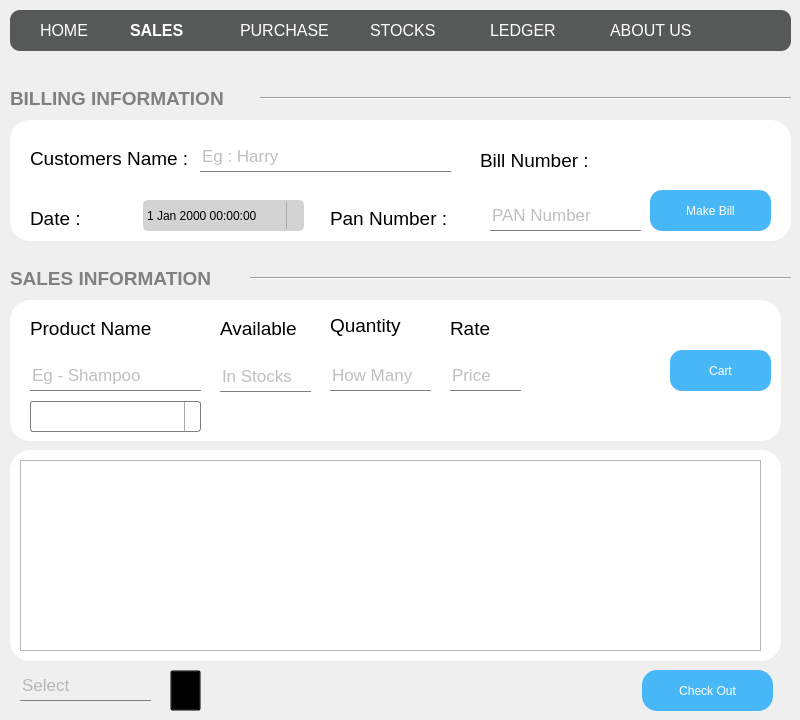
     <widget class="QWidget" name="SalesPage">
      <property name="styleSheet">
       <string notr="true">#SalesPage{
	background:rgb(250, 250, 250);
}

QLabel{
font-size:19px;
}
QLineEdit{
background:transparent;
border:0px;
border-bottom:1px solid gray;
color:gray;
font-size:17px;
}
</string>
      </property>
      <widget class="QFrame" name="frame">
       <property name="geometry">
        <rect>
         <x>10</x>
         <y>120</y>
         <width>781</width>
         <height>121</height>
        </rect>
       </property>
       <property name="styleSheet">
        <string notr="true">#frame{

background:white;
border:0px;
border-radius:20px;
}</string>
       </property>
       <property name="frameShape">
        <enum>QFrame::StyledPanel</enum>
       </property>
       <property name="frameShadow">
        <enum>QFrame::Raised</enum>
       </property>
       <widget class="QLabel" name="label_6">
        <property name="geometry">
         <rect>
          <x>20</x>
          <y>90</y>
          <width>55</width>
          <height>16</height>
         </rect>
        </property>
        <property name="text">
         <string>Date :</string>
        </property>
       </widget>
       <widget class="QDateTimeEdit" name="dateTimeEdit">
        <property name="geometry">
         <rect>
          <x>133</x>
          <y>80</y>
          <width>161</width>
          <height>31</height>
         </rect>
        </property>
        <property name="styleSheet">
         <string notr="true">QDateTimeEdit {
	border: 2px solid lightgray;
	border-radius: 5px;
	background:lightgray;
}
 
QDateTimeEdit::drop-down {
	subcontrol-origin: padding;
	subcontrol-position: top right;
	width: 15px;
 
	border-left-width: 1px;
	border-left-color: darkgray;
	border-left-style: solid;
	border-top-right-radius: 3px;
	border-bottom-right-radius: 3px;
}
 
QDateTimeEdit::down-arrow {
	image:url(:/images/down arrow.png)
}
 
QDateTimeEdit::drop-down:hover {
	/* Does this work with QDateEdit??? */
	background-color: qlineargradient(x1: 0, y1: 0, x2: 0, y2: 1, stop: 0 #d8d7d7, stop: 1 #e9e9e9);
}</string>
        </property>
        <property name="calendarPopup">
         <bool>true</bool>
        </property>
       </widget>
       <widget class="QLabel" name="label_4">
        <property name="geometry">
         <rect>
          <x>470</x>
          <y>25</y>
          <width>121</width>
          <height>31</height>
         </rect>
        </property>
        <property name="text">
         <string>Bill Number :</string>
        </property>
       </widget>
       <widget class="QLabel" name="label_7">
        <property name="geometry">
         <rect>
          <x>320</x>
          <y>90</y>
          <width>131</width>
          <height>16</height>
         </rect>
        </property>
        <property name="text">
         <string>Pan Number :</string>
        </property>
       </widget>
       <widget class="QLabel" name="label_5">
        <property name="geometry">
         <rect>
          <x>20</x>
          <y>30</y>
          <width>161</width>
          <height>16</height>
         </rect>
        </property>
        <property name="text">
         <string>Customers Name :</string>
        </property>
       </widget>
       <widget class="QLineEdit" name="lineEdit">
        <property name="geometry">
         <rect>
          <x>610</x>
          <y>20</y>
          <width>101</width>
          <height>31</height>
         </rect>
        </property>
        <property name="styleSheet">
         <string notr="true">#lineEdit{
	border:0px;
}</string>
        </property>
        <property name="placeholderText">
         <string/>
        </property>
       </widget>
       <widget class="QLineEdit" name="lineEdit_2">
        <property name="geometry">
         <rect>
          <x>190</x>
          <y>21</y>
          <width>251</width>
          <height>31</height>
         </rect>
        </property>
        <property name="placeholderText">
         <string>Eg : Harry</string>
        </property>
       </widget>
       <widget class="QLineEdit" name="lineEdit_3">
        <property name="geometry">
         <rect>
          <x>480</x>
          <y>80</y>
          <width>151</width>
          <height>31</height>
         </rect>
        </property>
        <property name="placeholderText">
         <string>PAN Number</string>
        </property>
       </widget>
       <widget class="QPushButton" name="pushButton">
        <property name="geometry">
         <rect>
          <x>640</x>
          <y>70</y>
          <width>121</width>
          <height>41</height>
         </rect>
        </property>
        <property name="styleSheet">
         <string notr="true">#pushButton{
border-radius:12px;
background:rgb(72, 183, 247);
color:white;
}
#pushButton:hover{
border-radius:12px;
background:black;
color:white;
}</string>
        </property>
        <property name="text">
         <string>Make Bill</string>
        </property>
        <property name="icon">
         <iconset resource="images.qrc">
          <normaloff>:/images/billsym.png</normaloff>:/images/billsym.png</iconset>
        </property>
        <property name="iconSize">
         <size>
          <width>25</width>
          <height>25</height>
         </size>
        </property>
       </widget>
      </widget>
      <widget class="QFrame" name="frame_2">
       <property name="geometry">
        <rect>
         <x>10</x>
         <y>300</y>
         <width>771</width>
         <height>141</height>
        </rect>
       </property>
       <property name="styleSheet">
        <string notr="true">#frame_2{


background:white;
border:0px;
border-radius:20px;
}</string>
       </property>
       <property name="frameShape">
        <enum>QFrame::StyledPanel</enum>
       </property>
       <property name="frameShadow">
        <enum>QFrame::Raised</enum>
       </property>
       <widget class="QLabel" name="label_8">
        <property name="geometry">
         <rect>
          <x>20</x>
          <y>20</y>
          <width>131</width>
          <height>16</height>
         </rect>
        </property>
        <property name="text">
         <string>Product Name</string>
        </property>
       </widget>
       <widget class="QLabel" name="label_9">
        <property name="geometry">
         <rect>
          <x>210</x>
          <y>20</y>
          <width>81</width>
          <height>16</height>
         </rect>
        </property>
        <property name="text">
         <string>Available</string>
        </property>
       </widget>
       <widget class="QLabel" name="label_10">
        <property name="geometry">
         <rect>
          <x>320</x>
          <y>10</y>
          <width>81</width>
          <height>31</height>
         </rect>
        </property>
        <property name="text">
         <string>Quantity</string>
        </property>
       </widget>
       <widget class="QLabel" name="label_12">
        <property name="geometry">
         <rect>
          <x>440</x>
          <y>20</y>
          <width>55</width>
          <height>16</height>
         </rect>
        </property>
        <property name="text">
         <string>Rate</string>
        </property>
       </widget>
       <widget class="QLineEdit" name="lineEdit_4">
        <property name="geometry">
         <rect>
          <x>20</x>
          <y>60</y>
          <width>171</width>
          <height>31</height>
         </rect>
        </property>
        <property name="placeholderText">
         <string>Eg - Shampoo</string>
        </property>
       </widget>
       <widget class="QLineEdit" name="lineEdit_5">
        <property name="geometry">
         <rect>
          <x>210</x>
          <y>61</y>
          <width>91</width>
          <height>31</height>
         </rect>
        </property>
        <property name="readOnly">
         <bool>true</bool>
        </property>
        <property name="placeholderText">
         <string>In Stocks</string>
        </property>
       </widget>
       <widget class="QLineEdit" name="lineEdit_6">
        <property name="geometry">
         <rect>
          <x>320</x>
          <y>60</y>
          <width>101</width>
          <height>31</height>
         </rect>
        </property>
        <property name="placeholderText">
         <string>How Many</string>
        </property>
       </widget>
       <widget class="QLineEdit" name="lineEdit_8">
        <property name="geometry">
         <rect>
          <x>440</x>
          <y>60</y>
          <width>71</width>
          <height>31</height>
         </rect>
        </property>
        <property name="placeholderText">
         <string>Price</string>
        </property>
       </widget>
       <widget class="QComboBox" name="comboBox">
        <property name="geometry">
         <rect>
          <x>20</x>
          <y>101</y>
          <width>171</width>
          <height>31</height>
         </rect>
        </property>
        <property name="styleSheet">
         <string notr="true">QComboBox QAbstractItemView {
    border: 2px solid darkgray;
    selection-background-color: lightgray;
}
QComboBox {
    border: 1px solid gray;
    border-radius: 3px;
    padding: 1px 18px 1px 3px;
    min-width: 6em;
}

QComboBox:editable {
    background: white;
}

QComboBox:!editable, QComboBox::drop-down:editable {
     background: qlineargradient(x1: 0, y1: 0, x2: 0, y2: 1,
                                 stop: 0 #E1E1E1, stop: 0.4 #DDDDDD,
                                 stop: 0.5 #D8D8D8, stop: 1.0 #D3D3D3);
}

/* QComboBox gets the &quot;on&quot; state when the popup is open */
QComboBox:!editable:on, QComboBox::drop-down:editable:on {
    background: qlineargradient(x1: 0, y1: 0, x2: 0, y2: 1,
                                stop: 0 #D3D3D3, stop: 0.4 #D8D8D8,
                                stop: 0.5 #DDDDDD, stop: 1.0 #E1E1E1);
}

QComboBox:on { /* shift the text when the popup opens */
    padding-top: 3px;
    padding-left: 4px;
}

QComboBox::drop-down {
    subcontrol-origin: padding;
    subcontrol-position: top right;
    width: 15px;

    border-left-width: 1px;
    border-left-color: darkgray;
    border-left-style: solid; /* just a single line */
    border-top-right-radius: 3px; /* same radius as the QComboBox */
    border-bottom-right-radius: 3px;
}

QComboBox::down-arrow {
    image:url(:/images/down arrow.png);
}

QComboBox::down-arrow:on { /* shift the arrow when popup is open */
    top: 1px;
    left: 1px;
}</string>
        </property>
       </widget>
       <widget class="QPushButton" name="pushButton_3">
        <property name="geometry">
         <rect>
          <x>660</x>
          <y>50</y>
          <width>101</width>
          <height>41</height>
         </rect>
        </property>
        <property name="styleSheet">
         <string notr="true">#pushButton_3{
border-radius:12px;
background:rgb(72, 183, 247);
color:white;
}
#pushButton_3:hover{
border-radius:12px;
background:black;
color:white;
}
</string>
        </property>
        <property name="text">
         <string>Cart</string>
        </property>
        <property name="icon">
         <iconset resource="images.qrc">
          <normaloff>:/images/sales.png</normaloff>:/images/sales.png</iconset>
        </property>
        <property name="iconSize">
         <size>
          <width>25</width>
          <height>25</height>
         </size>
        </property>
       </widget>
      </widget>
      <widget class="QFrame" name="frame_3">
       <property name="geometry">
        <rect>
         <x>10</x>
         <y>450</y>
         <width>771</width>
         <height>211</height>
        </rect>
       </property>
       <property name="styleSheet">
        <string notr="true">#frame_3{

background:white;
border:0px;
border-radius:20px;
}</string>
       </property>
       <property name="frameShape">
        <enum>QFrame::StyledPanel</enum>
       </property>
       <property name="frameShadow">
        <enum>QFrame::Raised</enum>
       </property>
       <widget class="QTableView" name="table_sales">
        <property name="geometry">
         <rect>
          <x>10</x>
          <y>10</y>
          <width>741</width>
          <height>191</height>
         </rect>
        </property>
        <attribute name="horizontalHeaderMinimumSectionSize">
         <number>186</number>
        </attribute>
        <attribute name="horizontalHeaderDefaultSectionSize">
         <number>186</number>
        </attribute>
       </widget>
      </widget>
      <widget class="QFrame" name="FrameNavbarHolder">
       <property name="geometry">
        <rect>
         <x>10</x>
         <y>10</y>
         <width>781</width>
         <height>41</height>
        </rect>
       </property>
       <property name="styleSheet">
        <string notr="true">#FrameNavbarHolder
{
background:rgb(87, 89, 88);
border-radius:10px;
}
QLabel{
color:white;
font-size:16px;
}
</string>
       </property>
       <property name="frameShape">
        <enum>QFrame::StyledPanel</enum>
       </property>
       <property name="frameShadow">
        <enum>QFrame::Raised</enum>
       </property>
       <widget class="QLabel" name="label_18">
        <property name="geometry">
         <rect>
          <x>30</x>
          <y>10</y>
          <width>91</width>
          <height>21</height>
         </rect>
        </property>
        <property name="text">
         <string>HOME</string>
        </property>
       </widget>
       <widget class="QLabel" name="label_19">
        <property name="geometry">
         <rect>
          <x>120</x>
          <y>10</y>
          <width>101</width>
          <height>21</height>
         </rect>
        </property>
        <property name="styleSheet">
         <string notr="true">#label_19{
border-bottom:2px solid white;
font-weight:bold;
color:white;
}</string>
        </property>
        <property name="text">
         <string>SALES</string>
        </property>
       </widget>
       <widget class="QLabel" name="label_20">
        <property name="geometry">
         <rect>
          <x>230</x>
          <y>10</y>
          <width>121</width>
          <height>21</height>
         </rect>
        </property>
        <property name="text">
         <string>PURCHASE</string>
        </property>
       </widget>
       <widget class="QLabel" name="label_21">
        <property name="geometry">
         <rect>
          <x>360</x>
          <y>10</y>
          <width>111</width>
          <height>21</height>
         </rect>
        </property>
        <property name="text">
         <string>STOCKS</string>
        </property>
       </widget>
       <widget class="QLabel" name="label_22">
        <property name="geometry">
         <rect>
          <x>480</x>
          <y>10</y>
          <width>111</width>
          <height>21</height>
         </rect>
        </property>
        <property name="text">
         <string>LEDGER</string>
        </property>
       </widget>
       <widget class="QLabel" name="label_23">
        <property name="geometry">
         <rect>
          <x>600</x>
          <y>10</y>
          <width>111</width>
          <height>21</height>
         </rect>
        </property>
        <property name="text">
         <string>ABOUT US</string>
        </property>
       </widget>
      </widget>
      <widget class="QLabel" name="BIllingINformation">
       <property name="geometry">
        <rect>
         <x>10</x>
         <y>90</y>
         <width>251</width>
         <height>16</height>
        </rect>
       </property>
       <property name="styleSheet">
        <string notr="true">#BIllingINformation{
font-weight:bold;
border-bottom:1px solid green;
color:gray;

}</string>
       </property>
       <property name="text">
        <string>BILLING INFORMATION</string>
       </property>
      </widget>
      <widget class="QLabel" name="salesInformation">
       <property name="geometry">
        <rect>
         <x>10</x>
         <y>270</y>
         <width>231</width>
         <height>16</height>
        </rect>
       </property>
       <property name="styleSheet">
        <string notr="true">#salesInformation{
font-weight:bold;
border-bottom:1px solid green;
color:gray;
}</string>
       </property>
       <property name="text">
        <string>SALES INFORMATION</string>
       </property>
      </widget>
      <widget class="QPushButton" name="pushButton_2">
       <property name="geometry">
        <rect>
         <x>642</x>
         <y>670</y>
         <width>131</width>
         <height>41</height>
        </rect>
       </property>
       <property name="styleSheet">
        <string notr="true">#pushButton_2{
border-radius:15px;
background:rgb(72, 183, 247);
color:white;
}
#pushButton_2:hover{
background:black;
color:white;
}</string>
       </property>
       <property name="text">
        <string>Check Out</string>
       </property>
       <property name="icon">
        <iconset resource="images.qrc">
         <normaloff>:/images/Checkmark-Circle-512.png</normaloff>:/images/Checkmark-Circle-512.png</iconset>
       </property>
       <property name="iconSize">
        <size>
         <width>28</width>
         <height>28</height>
        </size>
       </property>
      </widget>
      <widget class="Line" name="line_12">
       <property name="geometry">
        <rect>
         <x>250</x>
         <y>270</y>
         <width>541</width>
         <height>16</height>
        </rect>
       </property>
       <property name="orientation">
        <enum>Qt::Horizontal</enum>
       </property>
      </widget>
      <widget class="Line" name="line_13">
       <property name="geometry">
        <rect>
         <x>260</x>
         <y>90</y>
         <width>531</width>
         <height>16</height>
        </rect>
       </property>
       <property name="orientation">
        <enum>Qt::Horizontal</enum>
       </property>
      </widget>
      <widget class="QPushButton" name="pushButton_11">
       <property name="geometry">
        <rect>
         <x>170</x>
         <y>670</y>
         <width>31</width>
         <height>41</height>
        </rect>
       </property>
       <property name="styleSheet">
        <string notr="true">#pushButton_11{
	background:transparent;
}</string>
       </property>
       <property name="text">
        <string/>
       </property>
       <property name="icon">
        <iconset resource="images.qrc">
         <normaloff>:/images/bin.png</normaloff>:/images/bin.png</iconset>
       </property>
       <property name="iconSize">
        <size>
         <width>40</width>
         <height>40</height>
        </size>
       </property>
      </widget>
      <widget class="QLineEdit" name="deleter">
       <property name="geometry">
        <rect>
         <x>20</x>
         <y>670</y>
         <width>131</width>
         <height>31</height>
        </rect>
       </property>
       <property name="text">
        <string/>
       </property>
       <property name="readOnly">
        <bool>true</bool>
       </property>
       <property name="placeholderText">
        <string>Select</string>
       </property>
      </widget>
      <zorder>FrameNavbarHolder</zorder>
      <zorder>frame</zorder>
      <zorder>frame_2</zorder>
      <zorder>frame_3</zorder>
      <zorder>BIllingINformation</zorder>
      <zorder>salesInformation</zorder>
      <zorder>pushButton_2</zorder>
      <zorder>line_12</zorder>
      <zorder>line_13</zorder>
      <zorder>pushButton_11</zorder>
      <zorder>deleter</zorder>
     </widget>
